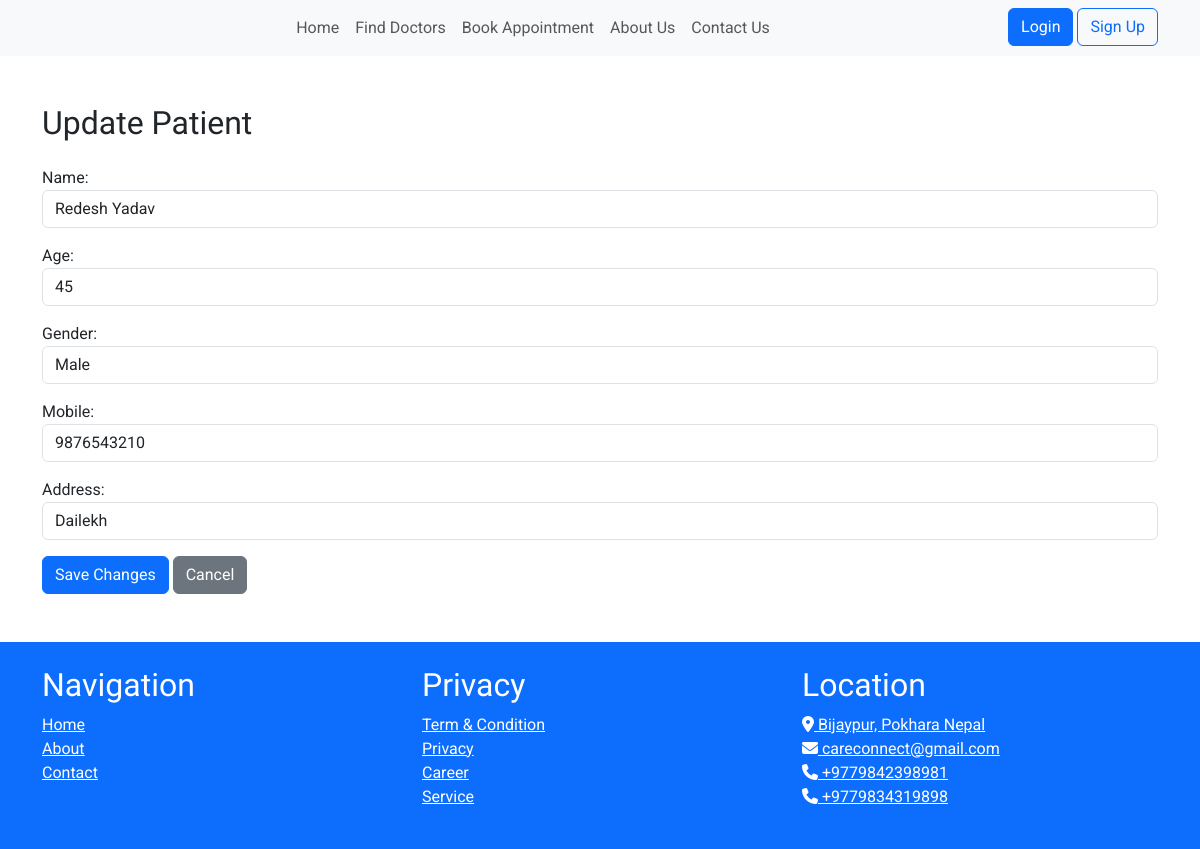
Page /patients/update/1/ on the committed database.
### patients/models.py (models this page shows, shortened)
class Patient(models.Model):
    GENDER_CHOICES = [
        ('male', 'Male'),
        ('female', 'Female'),
        ('other', 'Other'),
    ]
    id = models.AutoField(primary_key=True)
    name = models.CharField(max_length=50)
    age = models.IntegerField(null=True)
    gender = models.CharField(max_length=10, choices=GENDER_CHOICES)
    mobile = models.CharField(max_length=15)
    address = models.CharField(max_length=100)

### patients/views.py (the view)
# urls.py: path('update/<int:patient_id>/', views.update_patient, name='update_patient'),
def update_patient(request, patient_id):
    patient = get_object_or_404(Patient, id=patient_id)
    if request.method == 'POST':
        form = PatientForm(request.POST, instance=patient)
        if form.is_valid():
            form.save()
            messages.success(request, 'Patient details updated successfully.')
            return redirect('patient_list')
    else:
        form = PatientForm(instance=patient)
    return render(request, 'patients/update_patient.html', {'form': form, 'patient': patient})

### patients/forms.py
class PatientForm(forms.ModelForm):
    gender_choices = [('', 'Select Gender'), ('male', 'Male'), ('female', 'Female'), ('other', 'Other')]
    gender = forms.ChoiceField(choices=gender_choices, widget=forms.Select(attrs={'class': 'form-control'}))
    class Meta:
        model = Patient
        fields = ['name', 'age', 'gender', 'mobile', 'address']
        widgets = {
            'name': forms.TextInput(attrs={'class': 'form-control', 'placeholder': 'Enter name'}),
            'age': forms.NumberInput(attrs={'class': 'form-control', 'placeholder': 'Enter age'}),
            'mobile': forms.TextInput(attrs={'class': 'form-control', 'placeholder': 'Enter mobile number'}),
            'address': forms.TextInput(attrs={'class': 'form-control', 'placeholder': 'Enter address'}),
        }

### cms/context_processors.py (called while the page is built)
def logo_processor(request):
    logo = StaticFile.objects.filter(name='logo').first()
    return {
        'logo': logo,
    }

### templates/patients/update_patient.html (shortened to what this page needs)
{% extends 'cms/base.html' %}
{% block content %}
<div class="container my-5">
    <h2 class="mb-4">Update Patient</h2>
    <form method="post">
        {{ form.as_p }}
        <button type="submit" class="btn btn-primary">Save Changes</button>
        <a href="{% url 'patient_list' %}" class="btn btn-secondary">Cancel</a>
    </form>
</div>
{% endblock %}

### static/css/style.css (style rules this page uses)
body { font-family: 'Roboto', sans-serif; }
h1, h2, h3 { font-family: 'Varela Round', sans-serif; }

### templates/cms/base.html (style rules this page uses)
body { font-family: 'Roboto', sans-serif; }
h1, h2, h3 { font-family: 'Varela Round', sans-serif; }

### rows in the picture
Patient: name "Redesh Yadav", age "45", gender "Male", mobile "9876543210", address "Dailekh"
